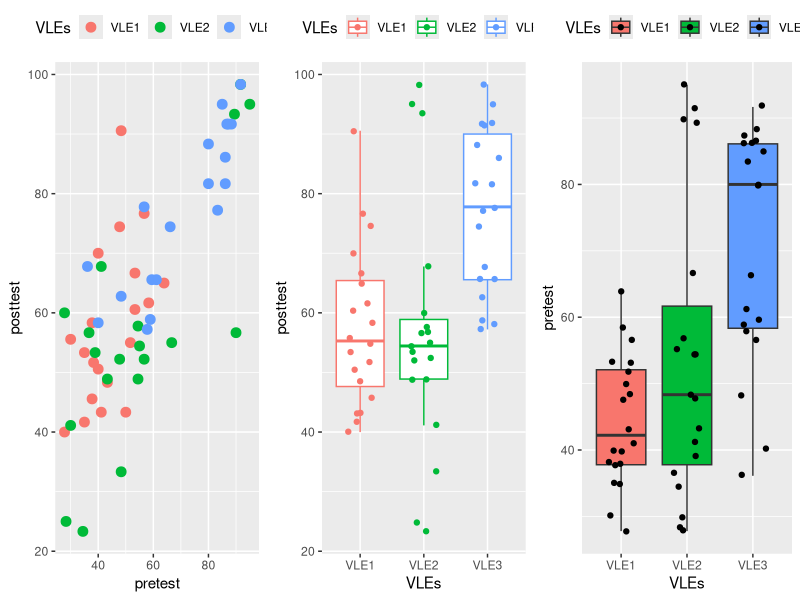
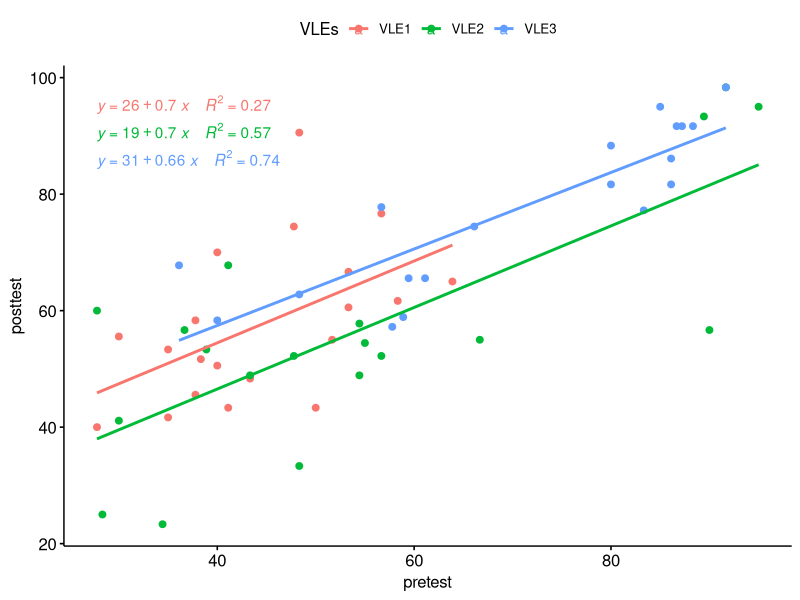

Here is the R script that generated these plots, in order:
## ---- chunk 1
knitr::opts_chunk$set(echo = TRUE)
knitr::opts_chunk$set(warning = FALSE, message = FALSE)
## ---- chunk 2
library(conflicted)
library(rstatix)
library(gridExtra)
library(dplyr)
library(ggpubr)
library(rstatix)
library(broom)
library(readr)
library(tidyverse)
## ---- chunk 3
df58=read_csv("data58.csv")
df58
## ---- chunk 4
df58 %>% group_by(VLEs) %>%  get_summary_stats(posttest, type="common")
## ---- chunk 5
df58 %>% group_by(VLEs) %>%  get_summary_stats(pretest, type="common")
## ---- chunk 6
p1 <- ggplot(df58, aes(pretest, posttest, colour = VLEs)) + geom_point(size = 3) + theme(legend.position="top")
p2 <- ggplot(df58, aes(x = VLEs, y = posttest, col = VLEs)) + geom_boxplot(outlier.shape = NA) + geom_jitter(width = 0.2) + theme(legend.position="top")
p3 <- ggplot(df58, aes(x = VLEs, y = pretest, fill = VLEs)) + geom_boxplot(outlier.shape = NA) + geom_jitter(width = 0.2) + theme(legend.position="top")
grid.arrange(p1, p2, p3, ncol=3)
## ---- chunk 7
model <- lm(posttest ~ pretest + VLEs, data = df58)
## ---- chunk 8
model.metrics <- augment(model) %>%
  select(-.hat, -.sigma, -.fitted)
head(model.metrics, 3)
## ---- chunk 9
model.metrics %>% 
  dplyr::filter(abs(.std.resid) > 3) %>%
  as.data.frame()
## ---- chunk 10
model.metrics %>% 
  dplyr::filter(abs(.std.resid) > 2.5) %>%
  as.data.frame()
## ---- chunk 11
ggscatter(
  df58, x = "pretest", y = "posttest",
  color = "VLEs", add = "reg.line"
)+
  stat_regline_equation(
    aes(label =  paste(..eq.label.., ..rr.label.., sep = "~~~~"), color = VLEs)
  )
## ---- chunk 12
df58 %>% anova_test(posttest ~ VLEs*pretest)
## ---- chunk 13
shapiro_test(model.metrics$.resid)
## ---- chunk 14
model.metrics %>% levene_test(.resid ~ VLEs)
## ---- chunk 15
anova_test(data = df58, formula = posttest ~ pretest + VLEs, type = 3, detailed = TRUE)
## ---- chunk 16
adj_means <- emmeans_test(data = df58, formula = posttest ~ VLEs, covariate = pretest)
get_emmeans(adj_means)
## ---- chunk 17
emmeans_test(data = df58, formula = posttest ~ VLEs, covariate = pretest, p.adjust.method = "bonferroni")
